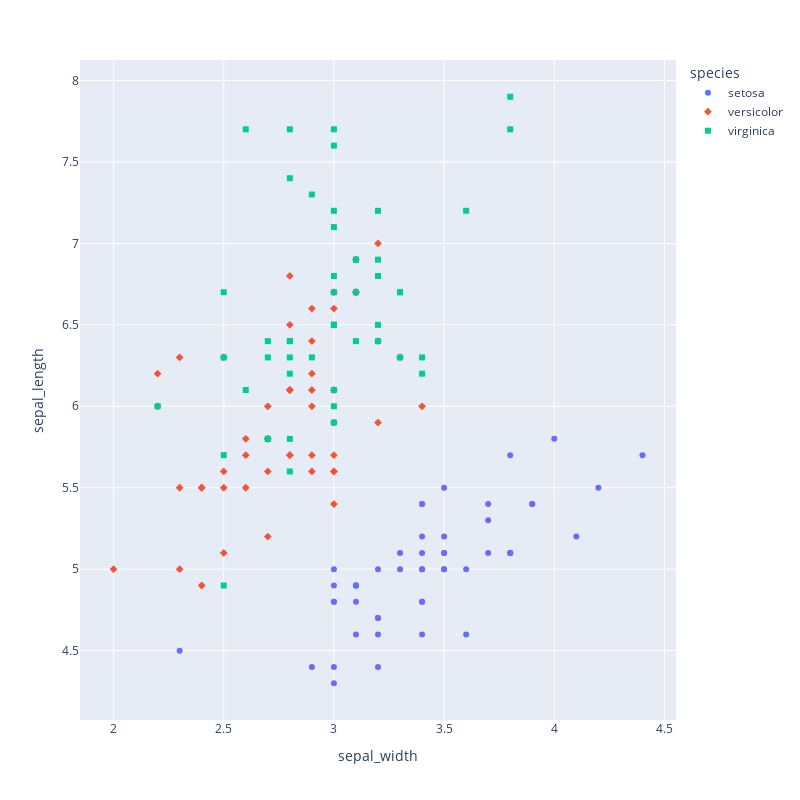

The notebook cell saved with this chart:
### Markdown cell above
Cette donnée, qui appartient à l'ensemble $E$, peut s'écrire $(setosa, (5.1, 3.5, 1.4, 0.2))$

Nous disposons 

- d'un ensemble $E$ de 150 données **labélisées** dont le vecteur des variables est de dimension 4.
- d'une donnée non labélisée dont le vecteur des variables est connu.

Le vecteur des variables est de dimension 4

Commençons par utiliser 2 diagrammes en deux dimensions pour se représenter ces données.

### Code cell
import plotly.express as px
df = px.data.iris()
fig = px.scatter(df, x="sepal_width", y="sepal_length", color="species", symbol="species", width=800, height=800)
fig.show()

### Figure 1 — Plotly figure (JSON) as saved in the notebook; plotly's stock layout.template omitted (floating-point values rounded to 4 significant figures)
{"data": [{"hovertemplate": "species=setosa<br>sepal_width=%{x}<br>sepal_length=%{y}<extra></extra>", "legendgroup": "setosa", "marker": {"color": "#636efa", "symbol": "circle"}, "mode": "markers", "name": "setosa", "orientation": "v", "showlegend": true, "type": "scatter", "x": [3.5, 3, 3.2, 3.1, 3.6, 3.9, 3.4, 3.4, 2.9, 3.1, 3.7, 3.4, 3, 3, 4, 4.4, 3.9, 3.5, 3.8, 3.8, 3.4, 3.7, 3.6, 3.3, 3.4, 3, 3.4, 3.5, 3.4, 3.2, 3.1, 3.4, 4.1, 4.2, 3.1, 3.2, 3.5, 3.1, 3, 3.4, 3.5, 2.3, 3.2, 3.5, 3.8, 3, 3.8, 3.2, 3.7, 3.3], "xaxis": "x", "y": [5.1, 4.9, 4.7, 4.6, 5, 5.4, 4.6, 5, 4.4, 4.9, 5.4, 4.8, 4.8, 4.3, 5.8, 5.7, 5.4, 5.1, 5.7, 5.1, 5.4, 5.1, 4.6, 5.1, 4.8, 5, 5, 5.2, 5.2, 4.7, 4.8, 5.4, 5.2, 5.5, 4.9, 5, 5.5, 4.9, 4.4, 5.1, 5, 4.5, 4.4, 5, 5.1, 4.8, 5.1, 4.6, 5.3, 5], "yaxis": "y"}, {"hovertemplate": "species=versicolor<br>sepal_width=%{x}<br>sepal_length=%{y}<extra></extra>", "legendgroup": "versicolor", "marker": {"color": "#EF553B", "symbol": "diamond"}, "mode": "markers", "name": "versicolor", "orientation": "v", "showlegend": true, "type": "scatter", "x": [3.2, 3.2, 3.1, 2.3, 2.8, 2.8, 3.3, 2.4, 2.9, 2.7, 2, 3, 2.2, 2.9, 2.9, 3.1, 3, 2.7, 2.2, 2.5, 3.2, 2.8, 2.5, 2.8, 2.9, 3, 2.8, 3, 2.9, 2.6, 2.4, 2.4, 2.7, 2.7, 3, 3.4, 3.1, 2.3, 3, 2.5, 2.6, 3, 2.6, 2.3, 2.7, 3, 2.9, 2.9, 2.5, 2.8], "xaxis": "x", "y": [7, 6.4, 6.9, 5.5, 6.5, 5.7, 6.3, 4.9, 6.6, 5.2, 5, 5.9, 6, 6.1, 5.6, 6.7, 5.6, 5.8, 6.2, 5.6, 5.9, 6.1, 6.3, 6.1, 6.4, 6.6, 6.8, 6.7, 6, 5.7, 5.5, 5.5, 5.8, 6, 5.4, 6, 6.7, 6.3, 5.6, 5.5, 5.5, 6.1, 5.8, 5, 5.6, 5.7, 5.7, 6.2, 5.1, 5.7], "yaxis": "y"}, {"hovertemplate": "species=virginica<br>sepal_width=%{x}<br>sepal_length=%{y}<extra></extra>", "legendgroup": "virginica", "marker": {"color": "#00cc96", "symbol": "square"}, "mode": "markers", "name": "virginica", "orientation": "v", "showlegend": true, "type": "scatter", "x": [3.3, 2.7, 3, 2.9, 3, 3, 2.5, 2.9, 2.5, 3.6, 3.2, 2.7, 3, 2.5, 2.8, 3.2, 3, 3.8, 2.6, 2.2, 3.2, 2.8, 2.8, 2.7, 3.3, 3.2, 2.8, 3, 2.8, 3, 2.8, 3.8, 2.8, 2.8, 2.6, 3, 3.4, 3.1, 3, 3.1, 3.1, 3.1, 2.7, 3.2, 3.3, 3, 2.5, 3, 3.4, 3], "xaxis": "x", "y": [6.3, 5.8, 7.1, 6.3, 6.5, 7.6, 4.9, 7.3, 6.7, 7.2, 6.5, 6.4, 6.8, 5.7, 5.8, 6.4, 6.5, 7.7, 7.7, 6, 6.9, 5.6, 7.7, 6.3, 6.7, 7.2, 6.2, 6.1, 6.4, 7.2, 7.4, 7.9, 6.4, 6.3, 6.1, 7.7, 6.3, 6.4, 6, 6.9, 6.7, 6.9, 5.8, 6.8, 6.7, 6.7, 6.3, 6.5, 6.2, 5.9], "yaxis": "y"}], "layout": {"height": 800, "legend": {"title": {"text": "species"}, "tracegroupgap": 0}, "margin": {"t": 60}, "width": 800, "xaxis": {"anchor": "y", "autorange": true, "domain": [0, 1], "range": [1.848, 4.552], "title": {"text": "sepal_width"}, "type": "linear"}, "yaxis": {"anchor": "x", "autorange": true, "domain": [0, 1], "range": [4.074, 8.126], "title": {"text": "sepal_length"}, "type": "linear"}}}
